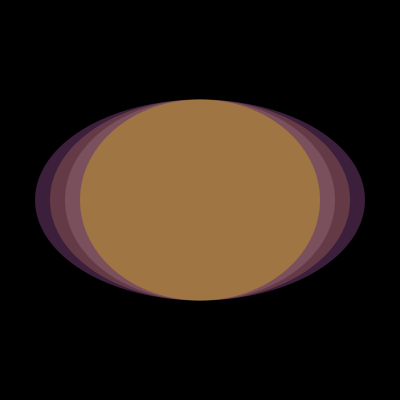
Frame 1 (no input)
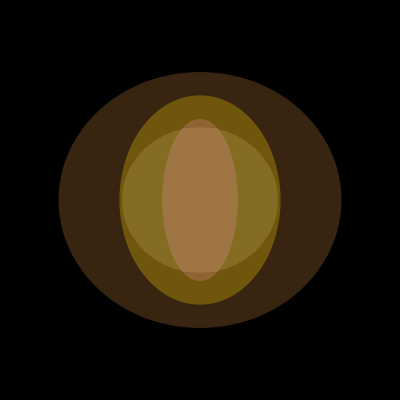
Frame 60 (the mouse pressed at the canvas centre just before this capture)
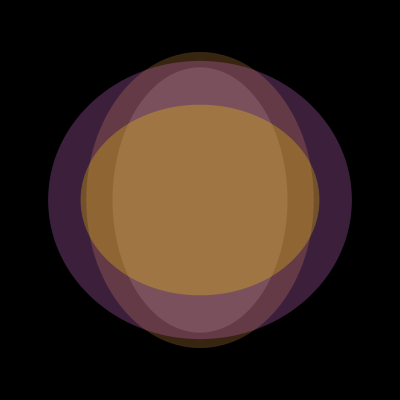
Frame 120 (the mouse held since frame 60 and released just before this capture)

The Processing sketch that drew these frames (run headless with seeded random() and noise(); from frame 60 on, the mouse is pressed at the canvas centre):

// Processing sketch: processing_170856
// ── processing_170856.pde

/*
by Adriano Parracciani
aka
CyberParra
*/



void setup() {
size(400,400);
noStroke();
frameRate(10);
}
int x=200;
int y=200;
int radius4=40;
int radius=70;
int radius2=100;
int radius3=130;
int tras=70;
float angle=1;

void draw() {
  background(0);
  
  //blob1
  float ty=radius*sin(radians(angle));
  float tx=radius*cos(radians(angle));
  strokeWeight(1);
  fill(150,tras);
  ellipse(200,200,x+tx,y+ty);
  
  //blob2 
  float ty2=radius2*sin(radians(angle/1.5));
  float tx2=radius2*cos(radians(angle/1.5));
  fill(#CD853F,tras);
  ellipse(200,200,x+tx2,y+ty2);
  
  
  //blob3  
  float ty3=radius3*sin(radians(angle/3));
  float tx3=radius3*cos(radians(angle/3));
  fill(#DA70D6,tras);
  ellipse(200,200,x+tx3,y+ty3);
  
  //blob4  
  float ty4=radius4*sin(radians(angle*1.5));
  float tx4=radius4*cos(radians(angle*1.5));
  fill(#FFD700,tras);
  ellipse(200,200,x+tx4,y+ty4);
  
  angle=angle+10;

}
